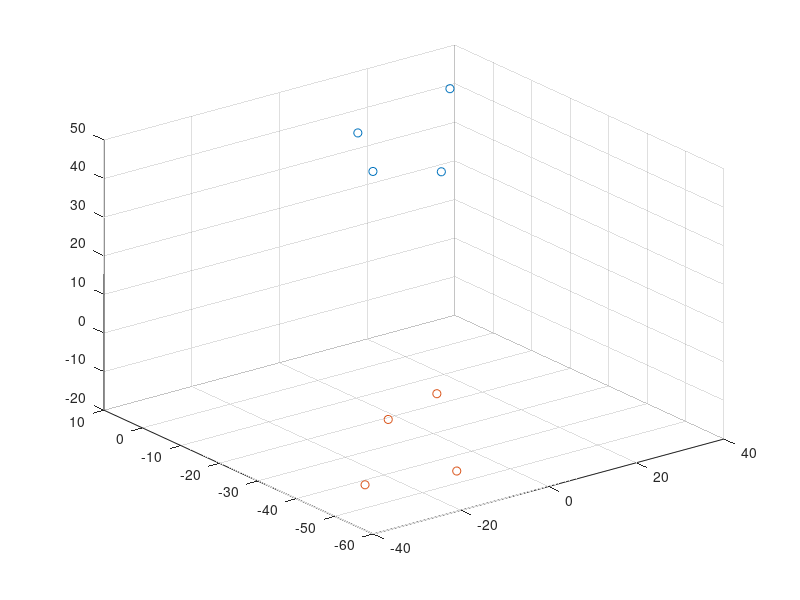
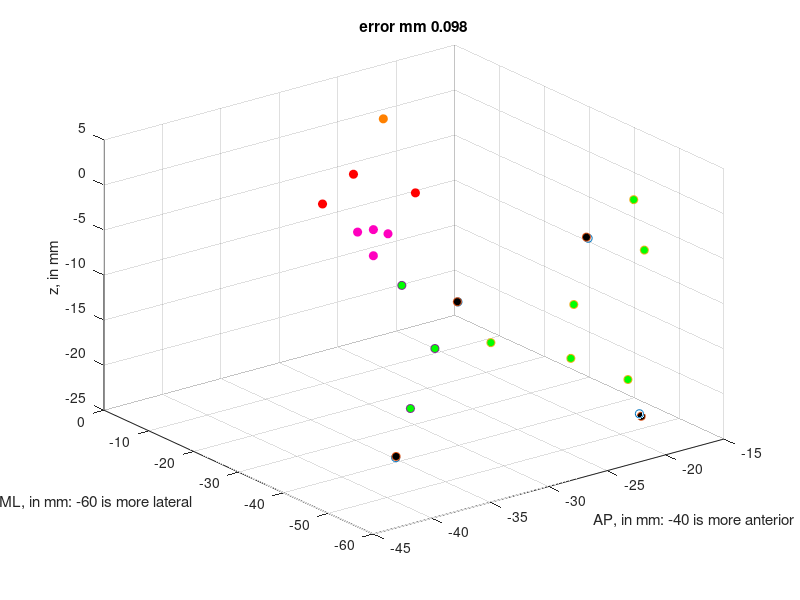

These charts were generated, in order, by the following MATLAB code: (Note: this script raises an error after producing the figures.)
%%%% microCT (micro photonics) coordinates

%based on micro photonics dataviewer coordinates, finding center of
%fiducial/well by eye:

%xyz are in pixel units, each pixel is 20 micron isotropic. 

fiducial_locations=[378,72,2201; 
                    674, 72, 2255;
                    1372, 72, 2205; %double check 72 vs 74
                    878, 72, 1959;
                    1174, 72, 1955;
                    974, 72, 1607];
                
added_fiducial_locations=[928,72,1366;%(CT only shows holes) for right hemisphere added.    
                          1228,72,1270;
                          530,72,1213];              
                
% well_locations = [526, 80, 2007;%new orientation: 2
%                   1576, 80, 2257; %new orientation: 1
%                   698, 80, 1455;  %new orientation: 4
%                   1478, 80, 1211]; %new orientation: 3 -- %80-88 about equally likely for all wells. 

well_locations = [526, 80, 2007;
    698, 80, 1455;
    1576, 80, 2257;
    1478, 80, 1211;
    ];

           
              %plot to confirm no blatant data entry errors
% figure,
% scatter3(fiducial_locations(:,1),fiducial_locations(:,2),fiducial_locations(:,3)); hold all;
% scatter3(well_locations(:,1),well_locations(:,2),well_locations(:,3));
% scatter3(added_fiducial_locations(:,1),added_fiducial_locations(:,2),added_fiducial_locations(:,3));


% %compute some distances between points and compare to rough caliper measurement
% norm(fiducial_locations(1,:)-fiducial_locations(2,:))*20 %6mm, correct
% norm(fiducial_locations(2,:)-fiducial_locations(3,:))*20 %14mm, correct
% norm(fiducial_locations(3,:)-fiducial_locations(4,:))*20 %11mm, correct
% norm(fiducial_locations(4,:)-fiducial_locations(5,:))*20 %6mm, correct
% norm(fiducial_locations(5,:)-fiducial_locations(6,:))*20 %8mm, correct
% 
% norm(added_fiducial_locations(1,:)-added_fiducial_locations(2,:))*20 %6mm, correct
% norm(added_fiducial_locations(2,:)-added_fiducial_locations(3,:))*20 %14mm, correct
% 


%compute distances in calibrated xray of fiducials



%find well locations [in mm] in MRI
%based on Atomo 230512,
%/Users/alinapeter/Documents/Atomo_right_chamber_xray230512,
%MPRAGE_500mu_HF scan only, which was adjusted during scan and then in
%slicer so grid is straight. 

%locations in coordinates S, A, R
% MRI_well_locations=[-3.79, -17.88, 63.74;
%                           17.24, -13.12, 63.41;
%                           -0.41 -29.12 63.78;
%                           15.06 -33.96 63.53];
MRI_well_locations=[9.4, -22.5, -56.6; %top posterior well
    6.07, -33.5, -56.5;
    -12.24 -17.7 -56.3;
    -9.3 -38.7 -56.4];
% MRI_well_locations=[-9.4, -22.5, -56.6; %top posterior well
%     -6.07, -33.5, -56.5;
%     12.24 -17.7 -56.3;
%     9.3 -38.7 -56.4];

MRI_well_locations=[MRI_well_locations(:,2) MRI_well_locations(:,3) MRI_well_locations(:,1)];
%check distances between MRI well locations similar to differences in
%CT/reality.
% norm(MRI_well_locations(1,:)-MRI_well_locations(2,:)) %11.5, roughly correct
% norm(MRI_well_locations(2,:)-MRI_well_locations(3,:)) %24.2, correct
% norm(MRI_well_locations(3,:)-MRI_well_locations(4,:))  %21.2, roughly correct


 

%find amygdala top, bottom, center, M, L, and some blood vessel coordinates
%[in mm]

MRI_amy_locations=[-10.5 -24.65 -7; %down - (:,1) is z
                    -13.4 -24.65 -7; %left - 3 is 2 is x --> 1 make 3, 2 make 1, 3 make 2.
                   -11.4 -23.4 -7;
                   -10.3 -26 -7];
               
MRI_vessel_locations=[-5.9 -24.09 -1.1;
                   -6.6 -28.5 -5.7;
                   -4.7 -24.2 -15.2];
MRI_putamen =[                  1.5 -23.8 -7];

MRI_amy_locations=[MRI_amy_locations(:,2) MRI_amy_locations(:,3) MRI_amy_locations(:,1)];
MRI_vessel_locations=[MRI_vessel_locations(:,2) MRI_vessel_locations(:,3)  MRI_vessel_locations(:,1)];
MRI_putamen=[MRI_putamen(:,2) MRI_putamen(:,3) MRI_putamen(:,1)];
%convert fiducial + well location to mm
well_locations_mm = well_locations*20; %from pixel to micron
well_locations_mm = well_locations_mm*0.001; %from micron to mm


fiducial_locations_mm=fiducial_locations*20*0.001;
added_fiducial_locations_mm=added_fiducial_locations*20*0.001;

%find vector to shift from MRI well location to fiducial well location
%based on each location separately, or minimizing all points


figure,
scatter3(well_locations_mm(:,1),well_locations_mm(:,2),well_locations_mm(:,3)); hold all;
scatter3(MRI_well_locations(:,1),MRI_well_locations(:,2),MRI_well_locations(:,3))



%Procrustes tilt to MRI locations
meanMRISpace = mean(MRI_well_locations,1); %targetSpace delta
meanxraySpace   = mean(well_locations_mm,1); %mu
%

M=(well_locations_mm-meanxraySpace);
[Ux,S_xray,Vx]=svd(M);


M=(MRI_well_locations-meanMRISpace);
[Uc,S_MRI,Vc]=svd(M);
S_MRI=S_MRI(1:3,:); %Vc transposed compared to python
Uc=Uc(:,1:3);
F_MRI=Uc*S_MRI; %principle components of target space
[U_xray_to_F_MRI,~,V_xray_to_F_MRI]=svd((well_locations_mm-meanxraySpace)'*F_MRI);
Qf=U_xray_to_F_MRI*(V_xray_to_F_MRI');
Qa1=U_xray_to_F_MRI*diag([1,1,1])*V_xray_to_F_MRI';
Qa2=U_xray_to_F_MRI*diag([1,1,-1])*V_xray_to_F_MRI';

xrayCenter_a1=(zeros(1,3)-meanxraySpace)*Qa1*Vc'+meanMRISpace;
%xrayCenter_a2=(zeros(1,3)-meanxraySpace)*Qa2*Vc'+meanMRISpace;


%if norm(xrayCenterInMRI_hat-xrayCenter_a1)<norm(xrayCenterInMRI_hat-xrayCenter_a2)
    
    well_locations_mmA1=((well_locations_mm-meanxraySpace)*Qa1*Vc')+meanMRISpace;
    
%else
    
    %well_locations_mmA2=(well_locations_mm-meanxraySpace)*Qa2*Vc+meanMRISpace;
    
%end

%move CT into MRI space 
well_locations_mm=well_locations_mmA1;
fiducial_locations_mm=((fiducial_locations_mm-meanxraySpace)*Qa1*Vc')+meanMRISpace;
added_fiducial_locations_mm=((added_fiducial_locations_mm-meanxraySpace)*Qa1*Vc')+meanMRISpace;

%OFFSETS FROM REPOSITIONING FIDUCIALS AND WELLS WITH THE NEW ARM
%1 is x
% 2 is y
% 3 is z
fiducial_locations_mm(:,1)=fiducial_locations_mm(:,1)-2; %2 more anterior, neg values are more anterior so subtract.
added_fiducial_locations_mm(:,1)=added_fiducial_locations_mm(:,1)-2;
well_locations_mmA1(:,1)=well_locations_mmA1(:,1)-2;
MRI_well_locations(:,1)=MRI_well_locations(:,1)-2;

fiducial_locations_mm(:,2)=fiducial_locations_mm(:,2)+2.5; %neg values more lateral so add
added_fiducial_locations_mm(:,2)=added_fiducial_locations_mm(:,2)+2.5;
well_locations_mmA1(:,2)=well_locations_mmA1(:,2)+2.5;
MRI_well_locations(:,2)=MRI_well_locations(:,2)+2.5;


fiducial_locations_mm(:,3)=fiducial_locations_mm(:,3)-10; %neg values more down so subtract
added_fiducial_locations_mm(:,3)=added_fiducial_locations_mm(:,3)-10;
well_locations_mmA1(:,3)=well_locations_mmA1(:,3)-10;
MRI_well_locations(:,3)=MRI_well_locations(:,3)-10;


figure,
scatter3(well_locations_mmA1(:,1),well_locations_mmA1(:,2),well_locations_mmA1(:,3)); hold all;
%scatter3(well_locations_mmA2(:,1),well_locations_mmA2(:,2),well_locations_mmA2(:,3));
%hold all;this is clearly the failed case. 

scatter3(MRI_well_locations(:,1),MRI_well_locations(:,2),MRI_well_locations(:,3),'MarkerFaceColor','k')
scatter3(fiducial_locations_mm(:,1),fiducial_locations_mm(:,2),fiducial_locations_mm(:,3),'MarkerFaceColor','g')
scatter3(added_fiducial_locations_mm(:,1),added_fiducial_locations_mm(:,2),added_fiducial_locations_mm(:,3),'MarkerFaceColor','g')
scatter3(MRI_amy_locations(:,1),MRI_amy_locations(:,2),MRI_amy_locations(:,3),'MarkerFaceColor',[1 0 0.75],'MarkerEdgeColor',[1 0 0.75])
scatter3(MRI_vessel_locations(:,1),MRI_vessel_locations(:,2),MRI_vessel_locations(:,3),'MarkerFaceColor',[1 0 0],'MarkerEdgeColor',[1 0 0])

scatter3(MRI_putamen(:,1),MRI_putamen(:,2),MRI_putamen(:,3),'MarkerFaceColor',[1 0.5 0],'MarkerEdgeColor',[1 0.5 0])



error=mean(abs(well_locations_mmA1-MRI_well_locations),'all');
title(['error mm ' num2str(error,2)])
xlabel('AP, in mm: -40 is more anterior')
ylabel('ML, in mm: -60 is more lateral')
zlabel('z, in mm')






save('/Users/alinapeter/Documents/MatlabCode/microCT_fiducials_wells_xrayArm_MRI_Atomo_230512_newArm230614.mat','well_locations_mm','MRI_well_locations','fiducial_locations_mm','added_fiducial_locations_mm',...
                                        'MRI_amy_locations','MRI_vessel_locations','MRI_putamen')



